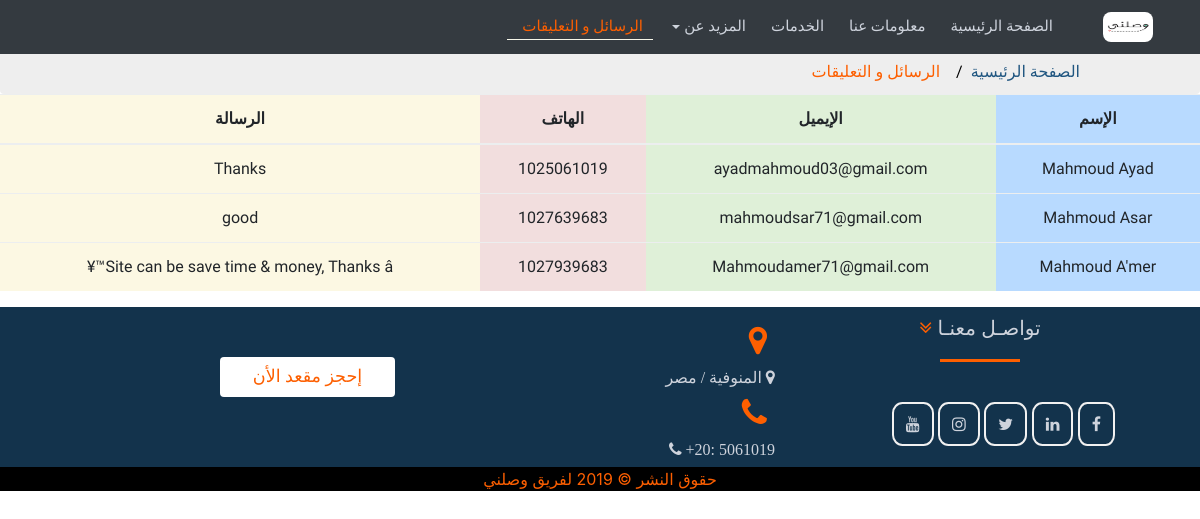
Page /show_messages.php on the committed database.
### tables this page shows
CREATE TABLE `website` (
  `s_name` text,
  `s_email` varchar(150) DEFAULT NULL,
  `s_phone` int(11) NOT NULL,
  `s_message` text,
  `id` int(11) NOT NULL
);

### show_messages.php (the view, shortened to what this page needs)
<!DOCTYPE html>
<html lang="en">
<head>
    <link rel="stylesheet" href="https://maxcdn.bootstrapcdn.com/bootstrap/4.3.1/css/bootstrap.min.css">
        <link rel="stylesheet" href="https://cdnjs.cloudflare.com/ajax/libs/font-awesome/4.7.0/css/font-awesome.min.css">
        <link rel="stylesheet" href="css/bootstrap-grid.min.css">
        <link rel="stylesheet" href="css/bootstrap.min.css">
        <link rel="stylesheet" href="css/normalize.css">
        <link rel="stylesheet" href="css/animate.css">
        <link rel="stylesheet" type="text/css" media="screen" href="css/style.css" />
        <link rel="stylesheet" type="text/css" media="screen" href="css/booking.css" />
        <link rel="stylesheet" type="text/css" media="screen" href="css/show_messages.css" />
</head>
<body>
<nav class="navbar navbar-expand-lg bg-dark navbar-dark fixed-top">
<div class="container-fluid">
<div class="navbar-header">
<a class="navbar-brand hvr-underline-from-center" href="#"><img class="img-fluid mx-auto d-block" src="img/wasalny.png" alt="error"></a>
</div>
<div class="collapse navbar-collapse" id="bs-example-navbar-collapse-1">
<ul class="nav navbar-nav navbar-right">
    <li class=" hm"><a href="home.php" data-scroll="#myCarousel">الصفحة الرئيسية</a></li>
    <li class="bt"><a href="#about" data-scroll="#about"> معلومات عنا</a></li>
    <li class="serv"><a href="#sevices" data-scroll="#services">الخدمات </a></li>
    <li class="dropdown mr">
        <a href="#" class="dropdown-toggle " data-scroll="" data-toggle="dropdown" role="button" aria-haspopup="true"                aria-expanded="false">المزيد عن <span class="caret" style="color: #fff"></span></a>
    </li>
    <li class="active tm"><a href="#" data-scroll="#team">الرسائل و التعليقات </a></li>
    </ul>
</div>
</div>
</nav>
<ul class="breadcrumb" >
    <li><a href="home.php" >الصفحة الرئيسية</a></li>
    <li><a href="#" style="color: #fd5f00"> الرسائل و التعليقات</a></li>
</ul>
  <section id="table">
  <table class="table">
    <thead>
      <tr>
        <th class="table-primary">الإسم</th>
        <th class="table-success">الإيميل</th>
        <th class="table-danger">الهاتف</th>
        <th class="table-warning">الرسالة</th>
      </tr>
    <?php
$conn= mysqli_connect('127.0.0.1', 'root' , '' ,'wasalny');
$sql = "SELECT s_name,s_email,s_phone,s_message from website" ;
$result = $conn-> query($sql);
if($result-> num_rows > 0){
    while($row = $result-> fetch_assoc()){
        echo "<tr><td class='table-primary'>".$row["s_name"] .
        "</td>"."<td class='table-success'>".$row["s_email"] ."</td>"."<td class='table-danger'>".$row["s_phone"] ."</td>"."<td class='table-warning'>".$row["s_message"] ."</td></tr>";
    }
    echo "</table>";
}
else{
    echo "0 result";
}
     ?>
  </section>
<footer id="footer" class="footer">
    <div class="container">
        <div class="foot-item">
            <div class="row">
                <div class="col-md-4">
                        <h5 class="text-center">تواصـل معنـا  <li class="fa fa-angle-double-down" style="color:#fd5f00 "></li></h5>
                        <hr class="ln">
                        <div class="social">
                        <ul class="social-hv">
                          <i class="fa fa-facebook social-act fac-hv" aria-hidden="true"></i>
                          <i class="fa fa-linkedin social-act linked-hv" aria-hidden="true"></i>
                          <i class="fa fa-twitter social-act twt-hv" aria-hidden="true"></i>
                          <i class="fa fa-instagram social-act insta-hv" aria-hidden="true"></i>
                          <i class="fa fa-youtube social-act yt-hv" aria-hidden="true"></i>
                      </ul>
                    </div>
                </div>
                <div class="col-md-4">
                    <div class="addr">
                        <i class="fa fa-map-marker fa-2x  wow fadeInLeft"></i>
                        <div class="addr-info">
                            <i class="fa fa-map-marker"> المنوفية / مصر </i>
                      </div>
                        <i class="fa fa-phone fa-2x  wow fadeInLeft"></i>
                        <div class="addr-info">
                                <i class="fa fa-phone"> +20: 5061019 </i>
                      </div>
                    </div>
                </div>
                <div class="col-md-4">
                    <button class="btn btn-default book"><a href="#">إحجز مقعد الأن </a></button>
                </div>
            </div>
        </div>
    </div>
</footer>
<div class="copyrigh text-center wow slideInUp">
      حقوق النشر &copy; 2019 <span>لفريق وصلني </span>
</div>
</body>
</html>

### css/style.css (style rules this page uses)
body { direction: rtl; text-align: right; }
*, *::before, *::after { box-sizing: border-box; }
.ln { margin-top: 20px; margin-bottom: 40px; border: 0; border-top: 0px; height: 3px; width: 80px; background-color: #fd5f00; }
.navbar-nav { font-family: monospace; }
.navbar-nav>.active>a { color: #fd5f00 }
.navbar-nav>li>a { font-size: 15px; font-family: 'Mada', sans-serif; text-decoration: none; color: #CED3DC; margin-left: 15px; margin-right: 10px; }
.navbar-nav>.active { border-bottom: 1px solid #f6f6e9; }
.navbar-brand { font-family: 'Lalezar', cursive; letter-spacing: 1.5px; color: #f6f6e9; float: left; }
.navbar-brand img { width: 50px; height: 30px; border-radius: 8px; }
.footer { margin-top: 10px; background-color: #13334c; color: #CED3DC; }
.footer .foot-item h5 { padding-top: 10px; }
.footer .foot-item .social .fa { padding: 12px; border-radius: 25%; margin-bottom: 5px; transition: .5s ease-in-out; cursor: pointer; border: 2px solid #f1f1f1; }
.footer .foot-item .addr { padding-top: 10px; }
.footer .foot-item .addr .fa-2x { color: #fd5f00; padding: 8px; }
.footer .foot-item .book { margin-top: 50px; margin-left: 25%; margin-bottom: 15px; font-size: 1.1em; width: 50%; background-color: #fff; transition: .2s ease-in-out; -webkit-transition: .2s ease-in-out; font-family: 'Lalezar', cursive; }
.footer .foot-item .book a { text-decoration: none; color: #fd5f00; }
.copyrigh { background-color: black; color: #fd5f00 }

### css/booking.css (style rules this page uses)
body { direction: rtl; text-align: right; min-height: 700px; }
*, *::before, *::after { box-sizing: border-box; }
.ln { margin-top: 20px; margin-bottom: 40px; border: 0; border-top: 0px; height: 3px; width: 80px; background-color: #fd5f00; }
.breadcrumb { margin-top: 50px; margin-bottom: 0; }
ul.breadcrumb { padding: 10px; list-style: none; background-color: #eee; padding-right: 10%; }
ul.breadcrumb li { display: inline; font-size: 16px; font-family: 'Changa', sans-serif; }
ul.breadcrumb li+li:before { padding: 8px; color: black; content: "/\00a0"; }
ul.breadcrumb li a { color: #205680; text-decoration: none; }

### css/show_messages.css (style rules this page uses)
table tr th { text-align: center; font-family: 'Reem Kufi', sans-serif; font-weight: bold; }
table tr td { text-align: center; font-family: 'Reem Kufi', sans-serif; cursor: pointer; }

### rows in the picture
website: s_name "Mahmoud Ayad", s_email "ayadmahmoud03@gmail.com", s_phone "1025061019", s_message "Thanks"
website: s_name "Mahmoud Asar", s_email "mahmoudsar71@gmail.com", s_phone "1027639683", s_message "good"
website: s_name "Mahmoud A'mer", s_email "Mahmoudamer71@gmail.com", s_phone "1027939683", s_message "Site can be save time & money, Thanks â™¥"
